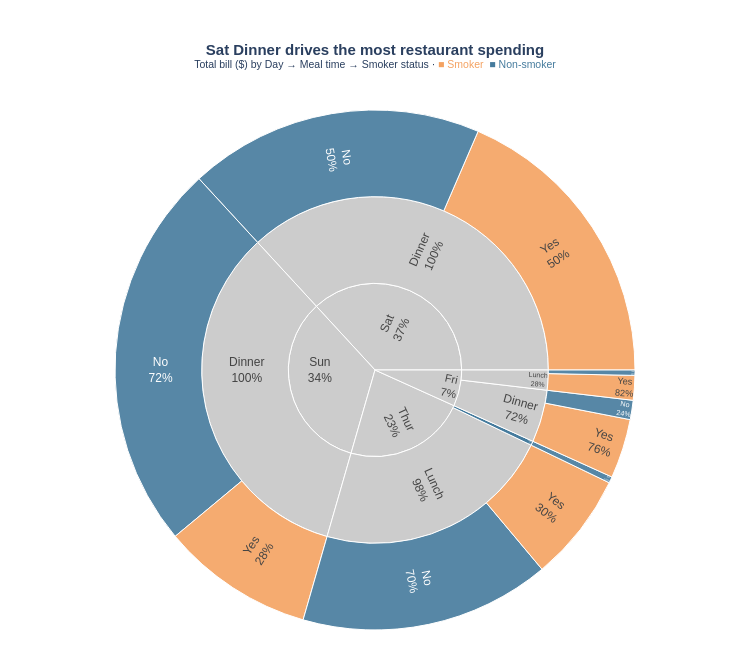

Notebook code cell kept with this figure:
### Markdown cell above
## Task 2 — Sunburst: tipping behaviour by day and meal time

**What to build:** A sunburst chart using the built-in `tips` dataset showing how **total bill amount** is distributed across day → time → smoker status.

**Requirements:**
- Load tips with `px.data.tips()`
- Aggregate **total bill** (sum of `total_bill`) per group — not count
- Hierarchy: `path=['day', 'time', 'smoker']`
- Colour encodes smoker status with a CVD-safe blue/orange palette
- Grey out parent nodes (day and time level)
- Use `percent parent` for text labels
- Insight title describing where the most spending happens

> 💡 `tips.groupby(['day', 'time', 'smoker'])['total_bill'].sum().reset_index()`

### Code cell
# Task 2
# YOUR CODE HERE
import plotly.express as px

tips = px.data.tips()

# Aggregate total bill per day → time → smoker group
agg = tips.groupby(['day', 'time', 'smoker'])['total_bill'].sum().reset_index()

# Insight: find day+time combo with most spending
top = agg.groupby(['day', 'time'])['total_bill'].sum().idxmax()
top_day, top_time = top[0], top[1]

# CVD-safe blue/orange for smoker status
COLOR_MAP = {
    'Yes': '#F4A261',   # orange — smoker
    'No':  '#457B9D',   # blue   — non-smoker
    '(?)': '#CCCCCC'    # grey   — parent nodes (day and time levels)
}

fig = px.sunburst(
    agg,
    path=['day', 'time', 'smoker'],
    values='total_bill',
    color='smoker',
    color_discrete_map=COLOR_MAP,
)

fig.update_traces(
    texttemplate='%{label}<br>%{percentParent:.0%}',   # percent parent as required
    textfont=dict(size=12, family='Arial'),
    hovertemplate=(
        '<b>%{label}</b><br>'
        'Total bill: $%{value:,.2f}<br>'
        'Share of parent: %{percentParent:.1%}<extra></extra>'
    ),
    insidetextorientation='radial',
    leaf=dict(opacity=0.9),
)

fig.update_layout(
    title=dict(
        text=(
            f"<b>{top_day} {top_time} drives the most restaurant spending</b><br>"
            "<sup>Total bill ($) by Day → Meal time → Smoker status · "
            "<span style='color:#F4A261'>■ Smoker</span>  "
            "<span style='color:#457B9D'>■ Non-smoker</span></sup>"
        ),
        font=dict(size=15, family='Arial'),
        x=0.5, xanchor='center'
    ),
    font=dict(family='Arial', size=12),
    margin=dict(l=20, r=20, t=110, b=20),
    height=650, width=750
)


fig.show()

### Figure 1 — Plotly figure (JSON) as saved in the notebook; plotly's stock layout.template omitted (floating-point values rounded to 4 significant figures)
{"data": [{"branchvalues": "total", "customdata": [["(?)"], ["(?)"], ["(?)"], ["(?)"], ["(?)"], ["(?)"], ["(?)"], ["(?)"], ["(?)"], ["No"], ["No"], ["No"], ["No"], ["No"], ["No"], ["No"], ["Yes"], ["Yes"], ["Yes"], ["Yes"], ["Yes"]], "domain": {"x": [0, 1], "y": [0, 1]}, "hovertemplate": "<b>%{label}</b><br>Total bill: $%{value:,.2f}<br>Share of parent: %{percentParent:.1%}<extra></extra>", "ids": ["Thur", "Sat", "Fri", "Thur/Lunch", "Sun/Dinner", "Sat/Dinner", "Fri/Lunch", "Fri/Dinner", "Sun", "Thur/Dinner", "Fri/Dinner/No", "Thur/Dinner/No", "Sun/Dinner/No", "Sat/Dinner/No", "Fri/Lunch/No", "Thur/Lunch/No", "Sun/Dinner/Yes", "Sat/Dinner/Yes", "Fri/Lunch/Yes", "Fri/Dinner/Yes", "Thur/Lunch/Yes"], "insidetextorientation": "radial", "labels": ["Thur", "Sat", "Fri", "Lunch", "Dinner", "Dinner", "Lunch", "Dinner", "Sun", "Dinner", "No", "No", "No", "No", "No", "No", "Yes", "Yes", "Yes", "Yes", "Yes"], "leaf": {"opacity": 0.9}, "marker": {"colors": ["#CCCCCC", "#CCCCCC", "#CCCCCC", "#CCCCCC", "#CCCCCC", "#CCCCCC", "#CCCCCC", "#CCCCCC", "#CCCCCC", "#457B9D", "#457B9D", "#457B9D", "#457B9D", "#457B9D", "#457B9D", "#457B9D", "#F4A261", "#F4A261", "#F4A261", "#F4A261", "#F4A261"]}, "name": "", "parents": ["", "", "", "Thur", "Sun", "Sat", "Fri", "Fri", "", "Thur", "Fri/Dinner", "Thur/Dinner", "Sun/Dinner", "Sat/Dinner", "Fri/Lunch", "Thur/Lunch", "Sun/Dinner", "Sat/Dinner", "Fri/Lunch", "Fri/Dinner", "Thur/Lunch"], "textfont": {"family": "Arial", "size": 12}, "texttemplate": "%{label}<br>%{percentParent:.0%}", "type": "sunburst", "values": [1096.0, 1778.0, 325.9, 1078.0, 1627.0, 1778.0, 89.92, 236.0, 1627.0, 18.78, 57.7, 18.78, 1169.0, 884.8, 15.98, 751.3, 458.3, 893.6, 73.94, 178.3, 326.2]}], "layout": {"font": {"family": "Arial", "size": 12}, "height": 650, "legend": {"tracegroupgap": 0}, "margin": {"b": 20, "l": 20, "r": 20, "t": 110}, "title": {"font": {"family": "Arial", "size": 15}, "text": "<b>Sat Dinner drives the most restaurant spending</b><br><sup>Total bill ($) by Day → Meal time → Smoker status · <span style='color:#F4A261'>■ Smoker</span>  <span style='color:#457B9D'>■ Non-smoker</span></sup>", "x": 0.5, "xanchor": "center"}, "width": 750}}
